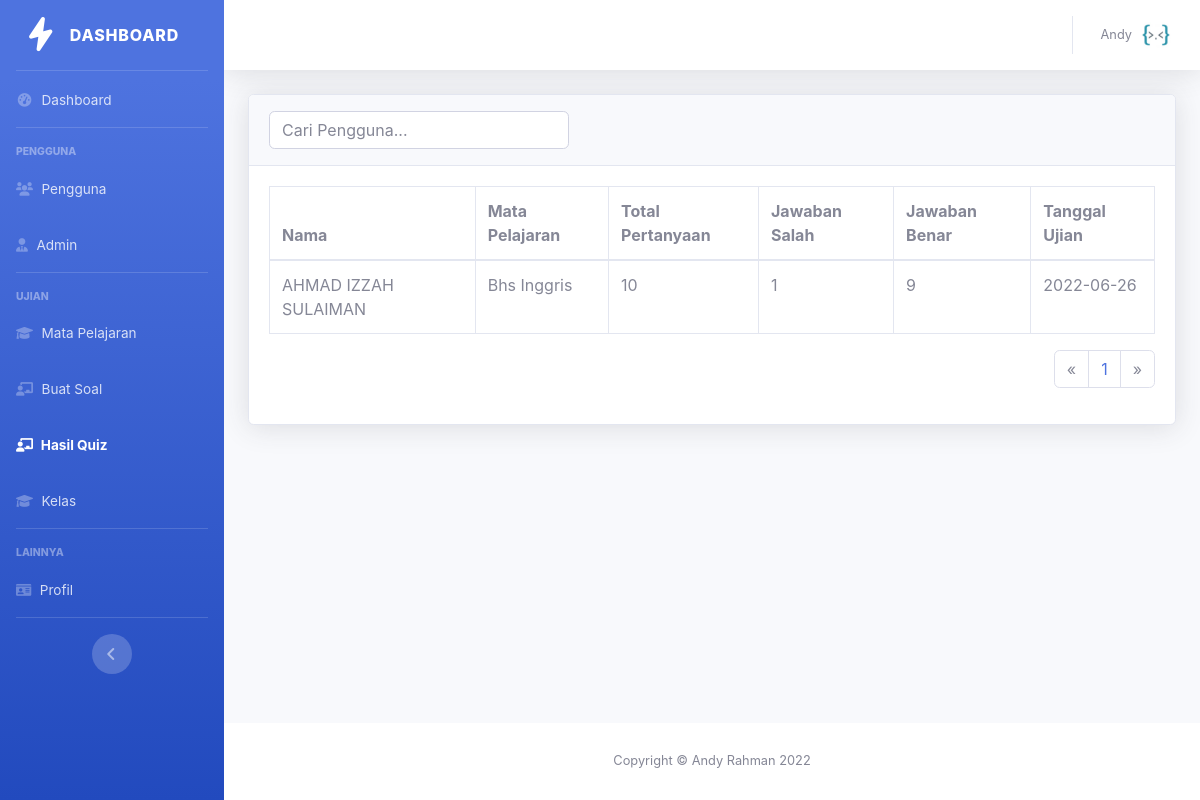
The app's page /admin/hasil-quiz.php (signed in) with its own data.
### tables this page shows
CREATE TABLE `hasil_quiz` (
  `id` int(5) NOT NULL,
  `nama_pengguna` varchar(100) NOT NULL,
  `tipe_quiz` varchar(100) NOT NULL,
  `total_pertanyaan` varchar(10) NOT NULL,
  `jawaban_benar` varchar(10) NOT NULL,
  `jawaban_salah` varchar(10) NOT NULL,
  `waktu_ujian` varchar(50) NOT NULL
);

### app/controllers/Ujianku.php (called while the page is built, shortened)
<?php
class Ujianku
{
	public $connect;
	public $query;
	public function __construct()
	{
		$this->connect = new PDO("mysql:host=localhost;dbname=pendidikankita", "root", "");
	}
	function get_result()
	{
		return $this->connect->query($this->query, PDO::FETCH_ASSOC);
	}
}
?>

### admin/hasil-quiz.php (the view, shortened to what this page needs)
<?php
$hasil_active = "active";
include('../app/controllers/Ujianku.php');
include('../app/database/connect.php');
$object = new Ujianku;
?>
<?php include("header.php")?>
                <div class="container-fluid">
                    <div class="card shadow mb-4">
                        <div class="card-header py-3">
                            <div class="row">
                                <div class="col">
                                    <form class="form-inline" action="" method="get">
                                        <div onKeyPress="return checkSubmit(event)">
                                            <input class="form-control" style="width: 300px;" type="text" name="cari" value="<?php if(isset($_GET['cari'])){echo $_GET['cari'];}?>" placeholder="Cari Pengguna..." aria-label="Search">
                                        </div>
                                    </form>
                                </div>
                            </div>
                        </div>
                        <div class="card-body">
                            <div class="table-responsive">
                                <table class="table table-bordered" width="100%" cellspacing="0">
                                    <thead>
                                        <tr>
                                            <th>Nama</th>
                                            <th>Mata Pelajaran</th>
                                            <th>Total Pertanyaan</th>
                                            <th>Jawaban Salah</th>
                                            <th>Jawaban Benar</th>
                                            <th>Tanggal Ujian</th>
                                        </tr>
                                    </thead>
                                    <?php
                                    $batas = 10;
                                    $halaman = isset($_GET['halaman'])?(int)$_GET['halaman'] : 1;
                                    $halaman_awal = ($halaman>1) ? ($halaman * $batas) - $batas : 0;
                                    $previous = $halaman - 1;
                                    $next = $halaman + 1;
                                    $data = mysqli_query($conn,"SELECT * FROM hasil_quiz ");
                                    $jumlah_data = mysqli_num_rows($data);
                                    $total_halaman = ceil($jumlah_data / $batas);
                                    if (isset($_GET['cari'])) {
                                        $filteredvalues = $_GET['cari'];
                                        $query2 = "SELECT * FROM hasil_quiz WHERE CONCAT(nama_pengguna,tipe_quiz) LIKE '%$filteredvalues%' ";
                                        $query_run2 = mysqli_query($conn, $query2);
                                        if (mysqli_num_rows($query_run2) > 0) {
                                            foreach($query_run2 as $item){
                                                ?>
                                                <tr>
                                                    <td><?php echo strtoupper($item["nama_pengguna"])?></td>
                                                    <td><?php echo $item["tipe_quiz"]?></td>
                                                    <td><?php echo $item["total_pertanyaan"]?></td>
                                                    <td><?php echo $item["jawaban_salah"]?></td>
                                                    <td><?php echo $item["jawaban_benar"]?></td>
                                                    <td><?php echo $item["waktu_ujian"]?></td>
                                                </tr>
                                                <?php
                                            }
                                        }
                                        else {
                                            ?>
                                            <tr>
                                                <td colspan="8">Data tidak ditemukan!</td>
                                            </tr>
                                            <?php
                                        }
                                    }
                                    else
                                    {
                                        $query = "SELECT * FROM hasil_quiz ORDER BY id DESC LIMIT $halaman_awal, $batas";
                                        $query_run = mysqli_query($conn, $query);
                                        if (mysqli_num_rows($query_run) > 0) {
                                            foreach($query_run as $row)
                                            {
                                                ?>
                                                <tr>
                                                    <td><?php echo strtoupper($row["nama_pengguna"])?></td>
                                                    <td><?php echo $row["tipe_quiz"]?></td>
                                                    <td><?php echo $row["total_pertanyaan"]?></td>
                                                    <td><?php echo $row["jawaban_salah"]?></td>
                                                    <td><?php echo $row["jawaban_benar"]?></td>
                                                    <td><?php echo $row["waktu_ujian"]?></td>
                                                </tr>
                                                <?php
                                            }
                                        }
                                    }
                                    ?>
                                </table>
                                <nav>
                                    <ul class="pagination justify-content-end">
                                        <li class="page-item">
                                            <a class="page-link" <?php if($halaman > 1){ echo "href='?halaman=$previous'"; } ?> aria-label="Previous">
                                                <span aria-hidden="true">&laquo;</span>
                                            </a>
                                        </li>
                                        <?php
                                        for($x=1;$x<=$total_halaman;$x++){
                                            ?>
                                            <li class="page-item"><a class="page-link" href="?halaman=<?php echo $x ?>"><?php echo $x; ?></a></li>
                                            <?php
                                        }
                                        ?>
                                        <li class="page-item">
                                            <a class="page-link" <?php if($halaman < $total_halaman) { echo "href='?halaman=$next'"; } ?> aria-label="Next">
                                                <span aria-hidden="true">&raquo;</span>
                                            </a>
                                        </li>
                                    </ul>
                                </nav>
                            </div>
                        </div>
                    </div>
                </div>
            </div>
    <?php include("footer.php")?>
</body>
</html>

### admin/header.php (shortened to what this page needs)
<!DOCTYPE html>
<html lang="en">
<head>
    <link rel="stylesheet" href="../vendor/font-awesome/css/all.min.css"/>
    <link rel="stylesheet" href="../vendor/bootstrap/css/bootstrap.min.css">
    <link rel="stylesheet" href="../vendor/datatables.net-bs4/css/dataTables.bootstrap4.min.css" />
    <link rel="stylesheet" href="../vendor/bootstrap-datepicker/dist/css/bootstrap-datepicker.min.css" />
    <link rel="stylesheet" href="../vendor/tempusdominus-bootstrap-4/build/css/tempusdominus-bootstrap-4.min.css">
    <link rel="stylesheet" href="../assets/css/sb-admin-2.min.css">
    <link rel="stylesheet" href="../assets/css/pass-show.css">
    <link rel="stylesheet" href="../assets/css/parsley.css" />
    <link rel="stylesheet" href="../assets/css/loader.css" />
    <link rel="stylesheet" href="../assets/css/toastSukses.css" />
    <link rel="stylesheet" href="../assets/css/toastError.css" />
</head>
<body id="page-top">
    <div id="wrapper">
        <ul class="navbar-nav bg-gradient-primary sidebar sidebar-dark accordion" id="accordionSidebar">
            <a class="sidebar-brand d-flex align-items-center justify-content-center" href="index.html">
                <div class="sidebar-brand-icon rotate-n-15">
                    <i class="fa-solid fa-bolt"></i>
                </div>
                <div class="sidebar-brand-text mx-3">Dashboard</div>
            </a>
            <hr class="sidebar-divider my-0">
            <li class="nav-item <?php if (isset($dashboard_active)) {echo "$dashboard_active"; }?>">
                <a class="nav-link" href="dashboard.php">
                    <i class="fas fa-fw fa-tachometer-alt"></i>
                    <span>Dashboard</span></a>
            </li>
            <hr class="sidebar-divider">
            <div class="sidebar-heading">
                Pengguna
            </div>
            <li class="nav-item <?php if (isset($pengguna_active)) {echo "$pengguna_active"; }?>">
                <a class="nav-link" href="pengguna.php" >
                    <i class="fa fa-users"></i>
                    <span>Pengguna</span>
                </a>
            </li>
            <?php
            $object->query = "
            SELECT * FROM admin
            WHERE id_admin = '".$_SESSION['admin_id']."'
            ";
            $user_result = $object->get_result();
            foreach($user_result as $row)
            {
                if ($row['master_admin'] == 'Ya') {
                ?>
                <li class="nav-item">
                    <a class="nav-link <?php if (isset($admin_active)) {echo "$admin_active"; }?>" href="admin.php" >
                        <i class="fa-solid fa-user-tie"></i>
                        <span>Admin</span>
                    </a>
                </li>
                <?php
                }
            }
            ?>
            <hr class="sidebar-divider">
            <div class="sidebar-heading">
                Ujian
            </div>
            <li class="nav-item <?php if (isset($mata_active)) {echo "$mata_active"; }?>">
                <a class="nav-link" href="mapel.php" >
                    <i class="fa-solid fa-graduation-cap"></i>
                    <span>Mata Pelajaran</span>
                </a>
            </li>
            <li class="nav-item <?php if (isset($pertanyaan_active)) {echo "$pertanyaan_active"; }?>">
                <a class="nav-link" href="buat-soal.php" >
                    <i class="fa-solid fa-chalkboard-user"></i>
                    <span>Buat Soal</span>
                </a>
            </li>
            <li class="nav-item <?php if (isset($hasil_active)) {echo "$hasil_active"; }?>">
                <a class="nav-link" href="hasil-quiz.php" >
                    <i class="fa-solid fa-chalkboard-user"></i>
                    <span>Hasil Quiz</span>
                </a>
            </li>
            <li class="nav-item <?php if (isset($kelas_active)) {echo "$kelas_active"; }?>">
                <a class="nav-link" href="kelas.php" >
                    <i class="fa-solid fa-graduation-cap"></i>
                    <span>Kelas</span>
                </a>
            </li>
            <hr class="sidebar-divider">
            <div class="sidebar-heading">
                Lainnya
            </div>
            <li class="nav-item <?php if (isset($profil_active)) {echo "$profil_active"; }?>">
                <a class="nav-link" href="profil.php" >
                    <i class="fa fa-id-card"></i>
                    <span>Profil</span>
                </a>
            </li>
            <hr class="sidebar-divider d-none d-md-block">
            <div class="text-center d-none d-md-inline">
                <button class="rounded-circle border-0" id="sidebarToggle"></button>
            </div>
        </ul>
        <div id="content-wrapper" class="d-flex flex-column">
            <div id="content">
                <nav class="navbar navbar-expand navbar-light bg-white topbar mb-4 static-top shadow">
                    <ul class="navbar-nav ml-auto">
                        <?php
                        $nama_pengguna = '';
                        $gambar_profil_pengguna = '';
                        if($_SESSION['type'] == 'Admin')
                        {
                            $object->query = "
                            SELECT * FROM admin
                            WHERE id_admin = '".$_SESSION['admin_id']."'
                            ";
                            $user_result = $object->get_result();
                            foreach($user_result as $row)
                            {
                                $nama_pengguna = $row['nama_admin'];
                                $gambar_profil_pengguna = $row['foto_profil_admin'];
                            }
                        }
                        ?>
                        <li class="nav-item dropdown no-arrow">
                            <a class="nav-link dropdown-toggle" href="#" id="userDropdown" role="button"
                                data-toggle="dropdown" aria-haspopup="true" aria-expanded="false">
                                <span class="mr-2 d-none d-lg-inline text-gray-600 small"><?php echo $nama_pengguna; ?></span>
                                <img class="img-profile rounded-circle"
                                    src="<?php echo $gambar_profil_pengguna; ?>">
                            </a>
                        </li>
                    </ul>
                </nav>

### records on screen
hasil_quiz: nama_pengguna "AHMAD IZZAH SULAIMAN", tipe_quiz "Bhs Inggris", total_pertanyaan "10", jawaban_salah "1", jawaban_benar "9", waktu_ujian "2022-06-26"

### other values on screen
$nama_pengguna "Andy"
